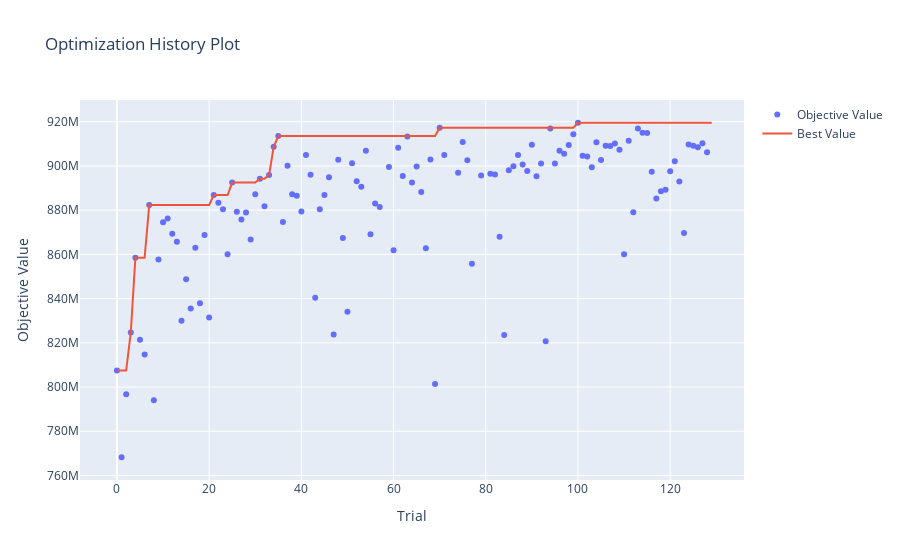

Notebook code cell kept with this figure:
### Code cell
# Historial de optimización (trials vs ganancia)

plot_optimization_history(study)
